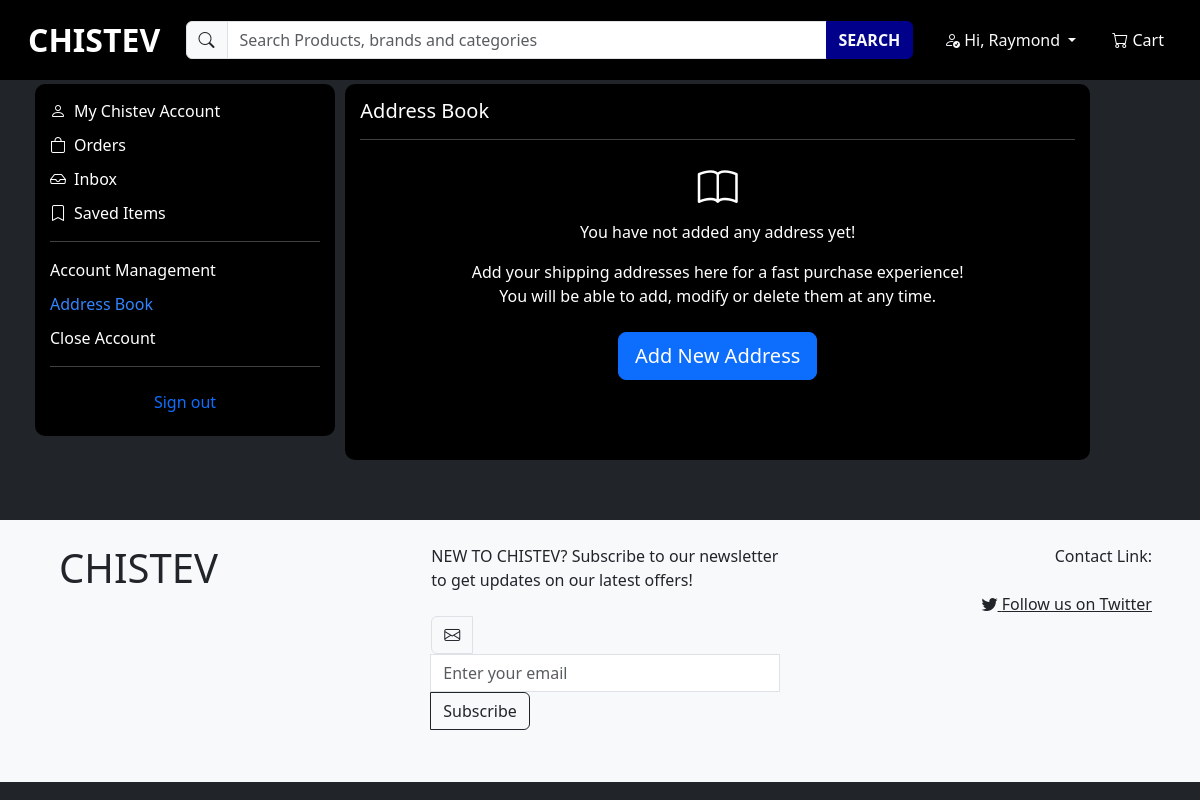
The app's page /accounts/address_book/ (signed in), older data.
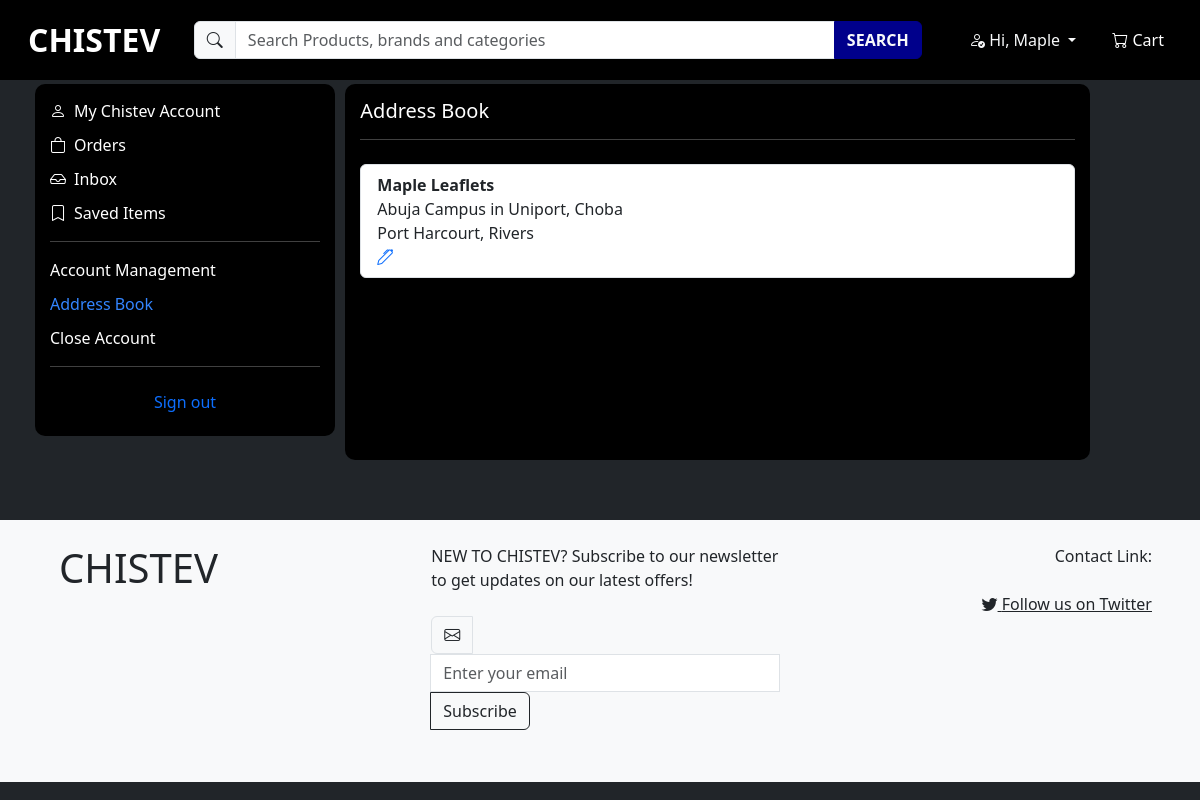
The same page, newer data.
### accounts/models.py (models this page shows, shortened)
class CustomUser(AbstractBaseUser, PermissionsMixin):
    email = models.EmailField(unique=True)
    first_name = models.CharField(max_length=30, blank=True)
    last_name = models.CharField(max_length=30, blank=True)
    is_active = models.BooleanField(default=True)
    is_staff = models.BooleanField(default=False)
    objects = CustomUserManager()
    USERNAME_FIELD = 'email'
    REQUIRED_FIELDS = []
    groups = models.ManyToManyField(
        'auth.Group',
        related_name='custom_user_groups_set',
        blank=True,
        verbose_name='groups',
        help_text='The groups this user belongs to. A user will get all permissions granted to each of their groups.',
    )
    user_permissions = models.ManyToManyField(
        'auth.Permission',
        related_name='custom_user_permissions_set',
        blank=True,
        verbose_name='user permissions',
        help_text='Specific permissions for this user.',
    )

class PersonalDetails(models.Model):
    user = models.OneToOneField(CustomUser, on_delete=models.CASCADE, related_name='personal_details')
    first_name = models.CharField(max_length=255)
    middle_name = models.CharField(max_length=255, blank=True)  # Allow blank since middle name might not be present
    last_name = models.CharField(max_length=255)

class Address(models.Model):
    user = models.ForeignKey('CustomUser', on_delete=models.CASCADE, related_name='addresses')
    first_name = models.CharField(max_length=255)
    last_name = models.CharField(max_length=255)
    address = models.CharField(max_length=255)
    additional_info = models.CharField(max_length=255, blank=True)
    state = models.ForeignKey(State, on_delete=models.CASCADE)
    city = models.ForeignKey(City, on_delete=models.CASCADE)

class City(models.Model):
    name = models.CharField(max_length=100)
    state = models.ForeignKey(State, on_delete=models.CASCADE)
    def __str__(self):
        return self.name
    class Meta:
        verbose_name_plural = "Cities"

class State(models.Model):
    name = models.CharField(max_length=100)
    def __str__(self):
        return self.name

### accounts/views.py (the view)
# urls.py: path('address_book/', views.address_book, name='address_book'),
@login_required
def address_book(request):
    current_path = resolve(request.path_info).url_name
    user_addresses = Address.objects.filter(user=request.user)
    context = {
        'user_addresses': user_addresses,
        'current_path': current_path
    }
    return render(request, 'accounts/address_book.html', context)

### accounts/templates/accounts/address_book.html (shortened to what this page needs)
{% extends 'ecommerce/base.html' %}
{% block body %}
<body class="bg-dark">
    <div class="container mt-4">
        <div class="row">
             {% include 'accounts/account_navigation.html' %}
            <div class="col-md-8 ms-auto black-card" style="margin-right: 50px; height: auto;">
                <h5>Address Book</h5>
                <hr>
                {% if user.addresses.all %}
                    <div class="row mt-4">
                        <div class="col-md-12">
                            <ul class="list-group">
                                {% for address in user.addresses.all %}
                                    <li class="list-group-item">
                                        <strong>{{ address.first_name }} {{ address.last_name }}</strong><br>
                                        {{ address.address }}<br>
                                        {{ address.city }}, {{ address.state }}
                                        <a href="{% url 'accounts:address_book_edit' address_id=address.id %}" style="display: block;">
                                            <i class="bi bi-pen"></i>
                                        </a>
                                    </li>
                                {% endfor %}
                            </ul>
                        </div>
                    </div>
                {% else %}
                    <div class="row mt-4">
                        <div class="col-md-12 text-center">
                            <h1><i class="bi bi-book"></i></h1>
                            <p>You have not added any address yet!</p>
                            <p style="width: 70%;" class="mx-auto">Add your shipping addresses here for a fast purchase experience!
                                You will be able to add, modify or delete them at any time.</p>
                            <a href="{% url 'accounts:address_book_create' %}" class="btn btn-primary btn-lg mt-2">Add New Address</a>
                        </div>
                    </div>
                {% endif %}
            </div>
        </div>
    </div>
</body>
{% endblock %}

### ecommerce/templates/ecommerce/base.html (shortened to what this page needs)
{% load static %}
<!DOCTYPE html>
<html lang="en">
<head>
    <link rel="stylesheet" href="https://cdn.jsdelivr.net/npm/bootstrap@5.3.2/dist/css/bootstrap.min.css"
>
    <link rel="stylesheet" href="https://cdn.jsdelivr.net/npm/bootstrap-icons@1.11.1/font/bootstrap-icons.css">
    <link rel="stylesheet" href="https://cdnjs.cloudflare.com/ajax/libs/noUiSlider/15.7.1/nouislider.css"
 />
    {% block css %}
    <link rel="stylesheet" type="text/css" href="{% static 'styles.css' %}">
    <link rel="stylesheet" type="text/css" href="{% static 'styles2.css' %}">
    {% endblock %}
</head>
<body data-min-price="{{ min_price }}" data-max-price="{{ max_price }}">
    <nav class="navbar navbar-expand-lg navbar-light navbar-custom fixed-top">
        <div class="container-fluid">
            <a class="navbar-brand ms-3 fs-2 text-white fw-bold" href="{% url 'ecommerce:index' %}">CHISTEV</a>
            <div class="collapse navbar-collapse" id="navbarNav">
                <form class="d-flex mx-auto my-2 my-lg-0">
                    <div class="input-group">
                        <span class="input-group-text"><i class="bi bi-search"></i></span>
                        <input class="form-control" type="search" style="width: 70%;" placeholder="Search Products, brands and categories" aria-label="Search">
                        <button class="btn btn-outline-light btn-search" type="submit">SEARCH</button>
                    </div>
                </form>
                <div class="navbar-nav ms-auto align-items-center">
                    <div class="nav-item dropdown">
                        <button class="btn btn-outline-light btn-account dropdown-toggle" type="button" id="accountDropdown" data-bs-toggle="dropdown" aria-expanded="false">
                            {% if user.is_authenticated %}
                            <i class="bi bi-person-check"></i> Hi, {{ user.personal_details.first_name }}
                            {% else %}
                            <i class="bi bi-person"></i> Account
                            {% endif %}
                        </button>
                    </div>
                    <div class="navbar-text">
                        <button class="btn btn-outline-light btn-cart" type="button">
                            <a href="{% url 'cart:cart' %}" class="btn btn-outline-light btn-cart text-white" role="button">
                                <i class="bi bi-cart"></i> Cart
                            </a>
                        </button>
                    </div>
                </div>
            </div>
        </div>
    </nav>
    {% block body %}
    {% endblock %}
    <footer class="bg-light p-4 mt-5">
        <div class="container">
            <div class="row">
                <div class="col-md-4">
                    <h1>CHISTEV</h1>
                </div>
                <div class="col-md-4">
                    <p class="mb-4">NEW TO CHISTEV? Subscribe to our newsletter to get updates on our latest offers!</p>
                    <form>
                        <div class="input-group mb-3">
                            <span class="input-group-text" id="email-icon"><i class="bi bi-envelope"></i></span>
                            <input type="email" class="form-control" placeholder="Enter your email" aria-label="Email" aria-describedby="subscribe-btn" style="background-color: #fff; color: #000;">
                            <button class="btn btn-light btn-outline-dark" type="button" id="subscribe-btn">Subscribe</button>
                        </div>
                    </form>
                </div>
                <div class="col-md-4 d-flex flex-column align-items-end">
                    <p class="mb-4">Contact Link:</p>
                        <a href="https://twitter.com/chistev12" target="_blank" class="text-dark"><i class="bi bi-twitter"></i> Follow us on Twitter</a>
                </div>
                </div>
            </div>
</footer>
</body>
</html>

Row changes from the older to the newer data that the page shows:
changed CustomUser: personal_details.first_name "Raymond" → "Maple"
added Address: first_name "Maple", last_name "Leaflets", address "Abuja Campus in Uniport, Choba", city "Port Harcourt", state "Rivers"
Text that changed along with them:
text no longer shown: "You have not added any address yet! Add your shipping addresses here for a fast purchase experience! You will be able to add, modify or delete them at any time. Add New Address"
